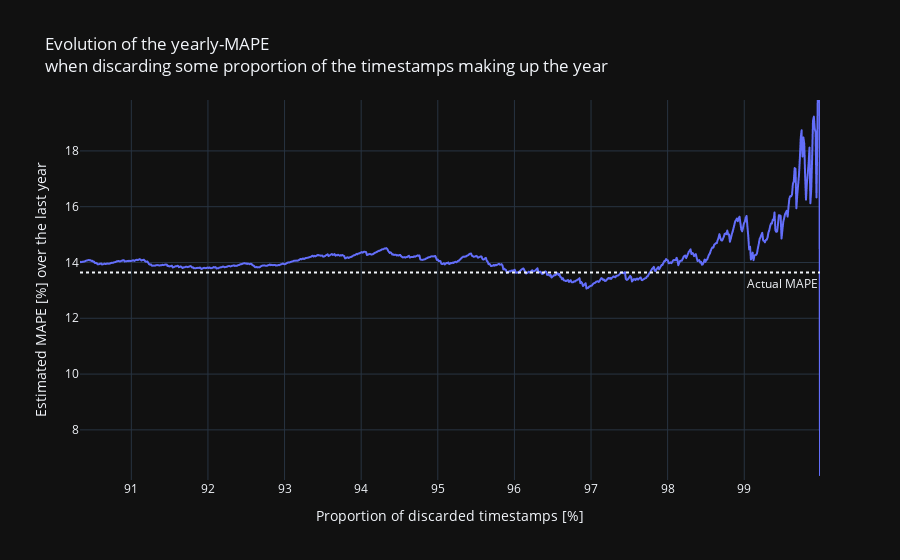

The code cell stored with this chart in its notebook:
### Code cell
fig.layout.template = "plotly_dark"
fig.show()

### Figure 1 — Plotly figure (JSON) as saved in the notebook; plotly's stock layout.template omitted (floating-point values rounded to 4 significant figures; data arrays with more than 128 entries replaced by an {"elided": "..."} marker saying what was removed)
{"data": [{"hovertemplate": "Proportion of discarded timestamps [%]=%{x}<br>Estimated MAPE [%] over the last year=%{y}<extra></extra>", "legendgroup": "", "line": {"color": "#636efa", "dash": "solid"}, "marker": {"symbol": "circle"}, "mode": "lines", "name": "", "showlegend": false, "type": "scattergl", "x": {"elided": "8760 float values"}, "xaxis": "x", "y": {"elided": "8760 float values"}, "yaxis": "y"}], "layout": {"annotations": [{"showarrow": false, "text": "Actual MAPE", "x": 1, "xanchor": "right", "xref": "x domain", "y": 13.64, "yanchor": "top", "yref": "y"}], "autosize": true, "legend": {"tracegroupgap": 0}, "shapes": [{"line": {"dash": "dot"}, "type": "line", "x0": 0, "x1": 1, "xref": "x domain", "y0": 13.64, "y1": 13.64, "yref": "y"}], "title": {"text": "Evolution of the yearly-MAPE <br>when discarding some proportion of the timestamps making up the year"}, "xaxis": {"anchor": "y", "autorange": false, "domain": [0, 1], "range": [90.33, 99.99], "title": {"text": "Proportion of discarded timestamps [%]"}, "type": "linear"}, "yaxis": {"anchor": "x", "autorange": false, "domain": [0, 1], "range": [6.203, 19.82], "title": {"text": "Estimated MAPE [%] over the last year"}, "type": "linear"}}}
